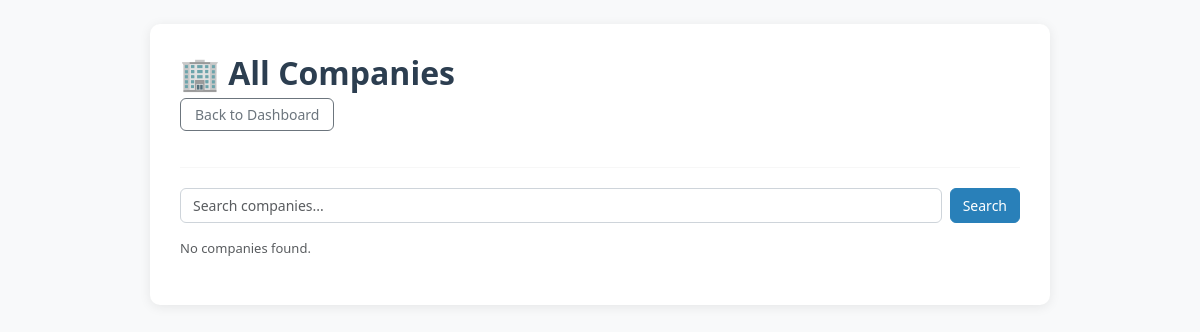
Page /admin/companies (signed in) on the earlier database version.
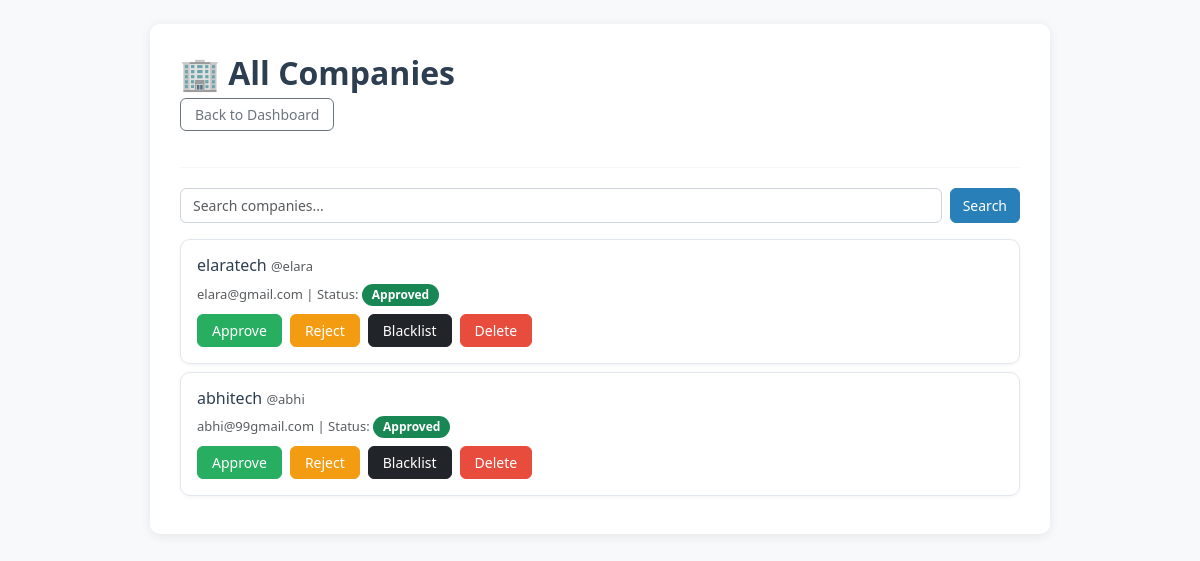
Same page on the later database version.
### app.py (models this page shows)
class Company(db.Model):
    id              = db.Column(db.Integer, primary_key=True)
    username        = db.Column(db.String(100), unique=True, nullable=False)
    password        = db.Column(db.String(200), nullable=False)
    company_name    = db.Column(db.String(200), nullable=False)
    email           = db.Column(db.String(120), nullable=False)
    hr_contact      = db.Column(db.String(120))
    website         = db.Column(db.String(200))
    description     = db.Column(db.Text)
    approval_status = db.Column(db.String(20), default='Pending')
    drives          = db.relationship('PlacementDrive', backref='company', lazy=True)

### app.py (the view)
@app.route('/admin/companies')
@admin_required
def manage_companies():
    search = request.args.get('search', '')
    q      = Company.query
    if search:
        q = q.filter(Company.company_name.ilike(f'%{search}%') | Company.username.ilike(f'%{search}%'))
    return render_template('admin/companies.html', companies=q.all(), search=search)

### app.py (called while the page is built)
def admin_required(f):
    from functools import wraps
    @wraps(f)
    def wrapper(*args, **kwargs):
        if 'aid' not in session:
            flash("Admin login required.", "warning")
            return redirect(url_for('login_admin'))
        return f(*args, **kwargs)
    return wrapper

### templates/admin/companies.html
{% extends "base.html" %}
{% block body %}
<h2>🏢 All Companies</h2>
<a href="{{ url_for('dashboard_admin') }}" class="btn btn-outline-secondary btn-sm mb-3">Back to Dashboard</a>
<hr>
<form method="GET" class="d-flex gap-2 mb-3">
    <input type="text" name="search" class="form-control" value="{{ search }}" placeholder="Search companies...">
    <button type="submit" class="btn btn-primary">Search</button>
</form>
{% if companies %}
    {% for company in companies %}
    <div class="card mb-2 p-3">
        <h6>{{ company.company_name }} <small class="text-muted">@{{ company.username }}</small></h6>
        <p class="text-muted mb-2">{{ company.email }} | Status:
            <span class="badge
                {% if company.approval_status == 'Approved' %}bg-success
                {% elif company.approval_status == 'Rejected' %}bg-danger
                {% elif company.approval_status == 'Blacklisted' %}bg-dark
                {% else %}bg-warning text-dark{% endif %}">
                {{ company.approval_status }}
            </span>
        </p>
        <div class="d-flex gap-2 flex-wrap">
            <form method="POST" action="{{ url_for('approve_company', company_id=company.id) }}">
                <button type="submit" class="btn btn-success btn-sm">Approve</button>
            </form>
            <form method="POST" action="{{ url_for('reject_company', company_id=company.id) }}">
                <button type="submit" class="btn btn-warning btn-sm">Reject</button>
            </form>
            <form method="POST" action="{{ url_for('blacklist_company', company_id=company.id) }}">
                <button type="submit" class="btn btn-dark btn-sm">Blacklist</button>
            </form>
            <form method="POST" action="{{ url_for('delete_company', company_id=company.id) }}">
                <button type="submit" class="btn btn-danger btn-sm">Delete</button>
            </form>
        </div>
    </div>
    {% endfor %}
{% else %}
    <p class="text-muted">No companies found.</p>
{% endif %}
{% endblock body %}

Differences in the rows shown:
added Company: company_name "elaratech", username "elara", email "elara@gmail.com", approval_status "Approved"
added Company: company_name "abhitech", username "abhi", email "abhi@99gmail.com", approval_status "Approved"
Other differences:
text no longer shown: "No companies found."
